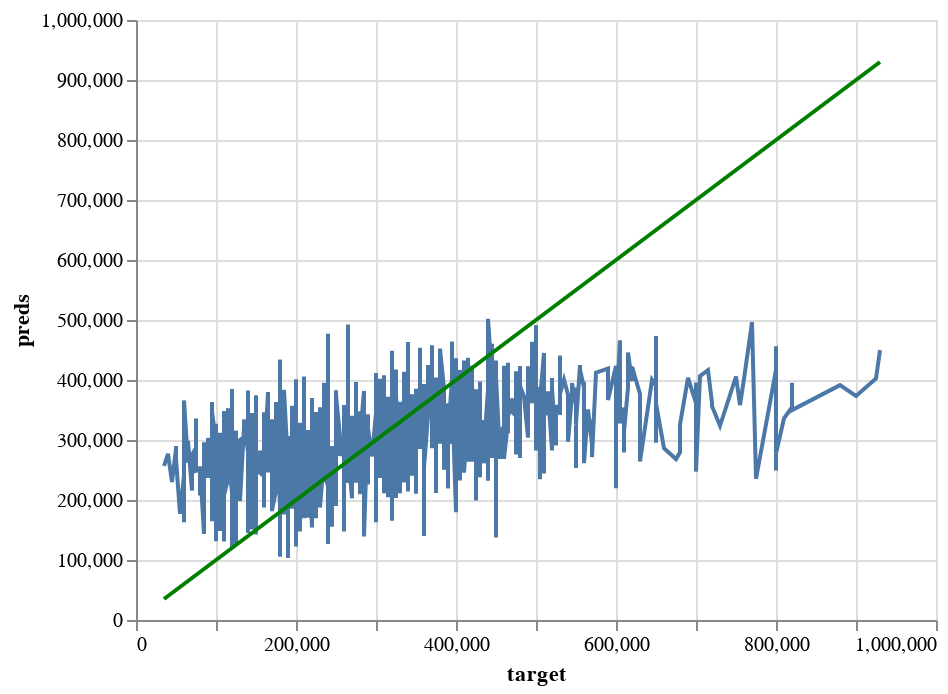

Notebook source saved alongside this figure:
### Code cell
# Solution
pred_chart = alt.Chart(pd.DataFrame({'target': y_train, 'preds': y_pred_train})).mark_line().encode(
    x='target',
    y='preds'
  )

pred_chart + perfect

### Figure 1 — Vega-Lite specification as saved in the notebook (floating-point values rounded to 4 significant figures; data arrays with more than 128 entries replaced by an {"elided": "..."} marker saying what was removed)
{"config": {"view": {"continuousWidth": 400, "continuousHeight": 300}}, "layer": [{"data": {"name": "data-8549dd256f33a1b4108ed7ad4ad0fc1f"}, "mark": "line", "encoding": {"x": {"field": "target", "type": "quantitative"}, "y": {"field": "preds", "type": "quantitative"}}}, {"data": {"name": "data-71a399ed45e0f08889e06d8d5ff2d1a2"}, "mark": {"type": "line", "color": "green"}, "encoding": {"x": {"field": "target", "type": "quantitative"}, "y": {"field": "preds", "type": "quantitative"}}}], "$schema": "https://vega.github.io/schema/vega-lite/v4.17.0.json", "datasets": {"data-8549dd256f33a1b4108ed7ad4ad0fc1f": {"elided": "1774 records"}, "data-71a399ed45e0f08889e06d8d5ff2d1a2": {"elided": "1774 records"}}}
